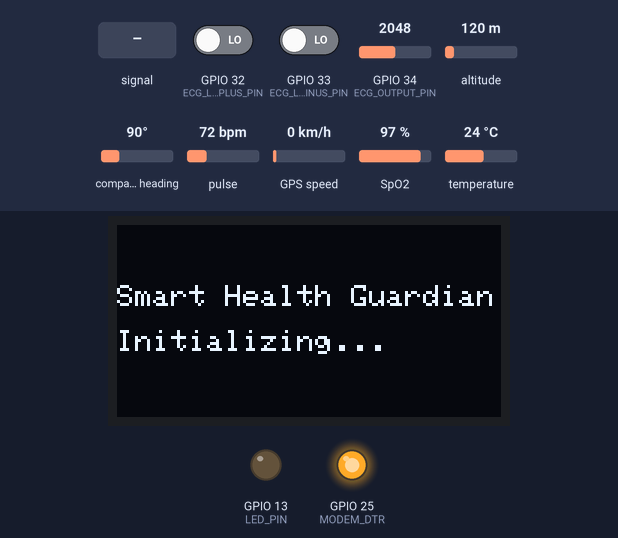
Recording of a sketch running on a simulated ESP32. Shown: 128×64 one-colour display, output pins drawn as LEDs (lit = HIGH). Inputs (shaded band) come from the test bench; at power-on: GPIO 34 (ECG_OUTPUT_PIN) = 2048, GPIO 32 (ECG_LO_PLUS_PIN) LOW, GPIO 33 (ECG_LO_MINUS_PIN) LOW, altitude 120 m, compass heading 90°, pulse 72 bpm, GPS speed 0 km/h, SpO2 97 %, temperature 24 °C. WiFi joins after 1.5 s; servers stay silent unless stated; uploads are accepted with an empty reply; random numbers use the default seed unless the sketch sets one; the GPS gets a fix after 3 s at 37.7749, -122.4194 with 8 satellites; pins used as bus, display or sensor lines are not drawn; what the sketch prints to the serial monitor is not drawn.

Above: at 3.2 s.
At 9.08 s:
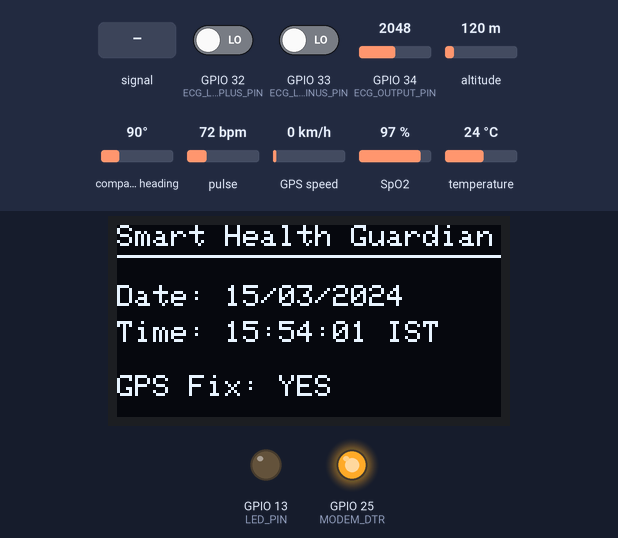
9.7 s: GPIO 34 (ECG_OUTPUT_PIN) fed a 200 Hz sine of ±1842 counts around its level
At 15.9 s:
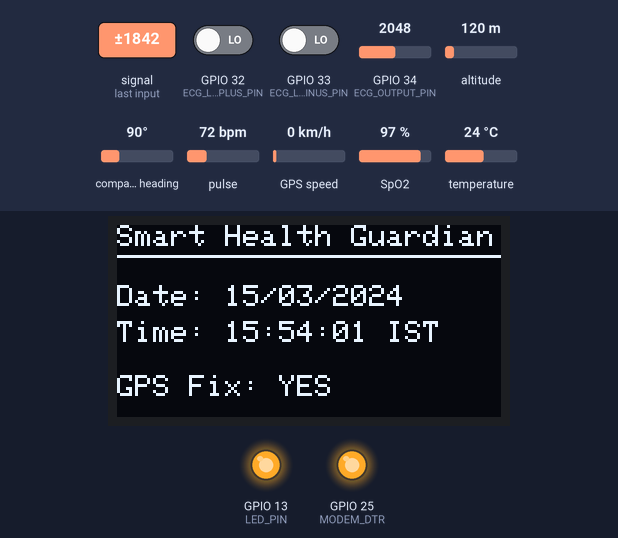
17.1 s: GPIO 34 (ECG_OUTPUT_PIN) set to 122
30.0 s: GPIO 32 (ECG_LO_PLUS_PIN) driven HIGH
Timing chart, 0 to 46.6 s (numbered marks = the images above; inputs shaded):
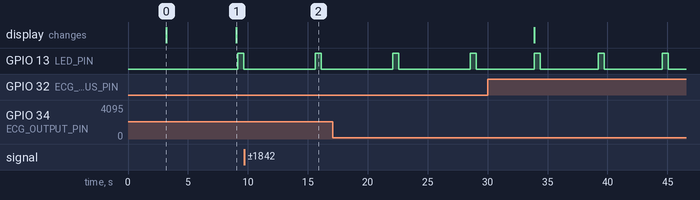

The sketch:

PDF_Genration.ino
```cpp
#include "HardwareSerial.h"
#include <WiFi.h>
#include <HTTPClient.h>  // Sends HTTP requests (POST/GET) to Flask backend
#include <Wire.h>

#include "NEO6M.h"
#include <TinyGPS++.h>
#include "SIM800L.h"

#include "max30102.h"
#include "ad8232.h"
#include "OLED.h"

#define LED_PIN 13

// Holds latest processed sensor data
MAX30102 max30102_RawData;
AD8232 ad8232_RawData;
// NEO6M and SIM800L inter
NEO6M loc_data;
SIM800L value;

const char* ssid = "suman";
const char* password = "12345678";
const char* serverURL = "https://smart-health-api-m32s.onrender.com/upload";  // cloud Flask API endpoint (Render URL), ESP32 sends sensor data to this URL using HTTP POST.
// https://smart-health-api-m32s.onrender.com/download/P35515
//===== Patient ID Generator Function =======
String generatePatientID() {
  uint32_t randNum = esp_random() % 100000;  // 0–99999
  return "P" + String(randNum);
}
unsigned long lastPost = 0;
const unsigned long POST_INTERVAL = 2000;

void setup() {
  pinMode(LED_PIN, OUTPUT);

  Serial.begin(115200);
  WiFi.begin(ssid, password);
  while (WiFi.status() != WL_CONNECTED) {
    delay(500);
    Serial.print("!");
  }
  Wire.begin(21, 22);   // SDA, SCL — match your OLED wiring
  Serial.println("Scanning I2C bus...");
  for (byte addr = 1; addr < 127; addr++) {
    Wire.beginTransmission(addr);
    if (Wire.endTransmission() == 0) {
      Serial.print("Found device at 0x");
      Serial.println(addr, HEX);
    }
  }

  setupMAX30102();
  delay(100);
  setup_ad8232();
  delay(100);
  neo6m_setup();
  delay(100);
  sim800l_setup();
  delay(100);
  oled_setup();
}

void loop() {
  // ---- 1. Always update both sensors independently ----
  updateMAX30102(max30102_RawData);
  update_ad8232(&ad8232_RawData);

  neo6m_work(loc_data);
  delay(200);
  oled_work(loc_data);


  if (max30102_RawData.valid) {
    Serial.println("Finger DETECTED!");
    Serial.printf("HR=%d  SpO2=%d temp=%.2f\n",
                  max30102_RawData.heartRate,
                  max30102_RawData.spo2, max30102_RawData.temperature);
  } else {
    Serial.println("Finger not detected");
  }

  if (ad8232_RawData.valid) {
    Serial.println(ad8232_RawData.ecgJsonData);
  } else {
    Serial.println("Electrode are not attached in your body");
  }


  // ----  Timed cloud upload ----
  if ( millis() - lastPost > POST_INTERVAL) {
    lastPost = millis();

    // NEO6M and SIM800L WORKING------------------
        // printGPSData();
    if (loc_data.loc_valid) {           // only try sending if GPS fix is valid
      sim800l_work(value, loc_data);

      SerialMon.print("Sending SMS to ");
      SerialMon.println(ADMIN_NUMBER);
      SerialMon.println(value.valid);
      SerialMon.println(value.sms);
      if (value.valid) {
        SerialMon.println("SMS sent successfully!");
        digitalWrite(LED_PIN, HIGH);
        delay(500);
        digitalWrite(LED_PIN, LOW);
        delay(500);
      } else {
        SerialMon.println("SMS failed to send.");
      }
    } else {
      SerialMon.println("Skipping SMS: no valid GPS fix yet.");
    }
    // -------------------------------------------

    // Helth data will upload on server ------------------
    if(WiFi.status() == WL_CONNECTED){


      //Check if at least one sensor has valid data
      if (!(max30102_RawData.valid || ad8232_RawData.valid)) {
        Serial.println("No valid sensor data. Skipping upload.");
        return;  //Do not send anything
      }


      String patient_id = generatePatientID();

      HTTPClient http;
      http.begin(serverURL);
      http.addHeader("Content-Type", "application/json");

      // Build JSON safely
      String json = "{";
      json += "\"patient_id\":\"" + patient_id + "\",";

      json += "\"heartrate\":";
      json += max30102_RawData.valid ? String(max30102_RawData.heartRate) : "null";
      json += ",";

      json += "\"spo2\":";
      json += max30102_RawData.valid ? String(max30102_RawData.spo2) : "null";
      json += ",";

      json += "\"temperature\":";
      json += max30102_RawData.valid ? String(max30102_RawData.temperature) : "null";
      json += ",";

      json += "\"ecg\":";
      json += ad8232_RawData.valid ? ad8232_RawData.ecgJsonData : "\"\"";

      json += "}";

      int responseCode = http.POST(json);
      Serial.printf("HTTP Response: %d\n", responseCode);

      http.end();
    }
   // -------------------------------------------

  }
}
```

NEO6M.cpp
```cpp
#include "NEO6M.h"

TinyGPSPlus gps;
HardwareSerial gpsSerial(2);

// ══════════════════════════════════════════════════════════
void neo6m_setup() {
  // Start GPS serial
  gpsSerial.begin(GPS_BAUD, SERIAL_8N1, GPS_RX_PIN, GPS_TX_PIN);

  // Splash screen
  Serial.println(F("============================================"));
  Serial.println(F("   ESP32 + NEO-6M GPS  |  Serial Monitor   "));
  Serial.println(F("============================================"));
}

// ══════════════════════════════════════════════════════════
void neo6m_work(NEO6M &data) {
  // Feed all available GPS bytes into the parser
  while (gpsSerial.available() > 0) {
    gps.encode(gpsSerial.read());
  }

  // Check for no-data timeout (wiring problem warning)
  if (millis() > 5000 && gps.charsProcessed() < 10) {
    Serial.println(F("⚠  WARNING: No data from GPS module."));
    Serial.println(F("   Check wiring: NEO-6M TX → ESP32 GPIO 16"));
    delay(500);
    return;
  }
  data.loc_valid = gps.location.isValid();
  data.alt_valid = gps.altitude.isValid();
  data.date_valid = gps.date.isValid();
  data.time_valid = gps.time.isValid();
  data.sat_valid = gps.satellites.isValid();

  data.Location_lat = gps.location.lat();
  data.Location_long = gps.location.lng();
  data.Altitude = gps.altitude.meters();
  data.Satellites = gps.satellites.value();

  data.day = gps.date.day();
  data.month = gps.date.month();
  data.year = gps.date.year();
  data.hour = gps.time.hour();
  data.minute = gps.time.minute();
  data.second = gps.time.second();

  // Convert UTC to IST (+5:30)
  data.minute += 30;
  if (data.minute >= 60) {
    data.minute -= 60;
    data.hour += 1;
  }

  data.hour += 5;
  if (data.hour >= 24) {
    data.hour -= 24;
    data.day += 1;   // simple day rollover (see note below)
  }
}
```

NEO6M.h
```cpp
#ifndef NEO6M_H
#define NEO6M_H

#include <TinyGPS++.h>
#include <HardwareSerial.h>

// ── GPS UART Configuration ─────────────────────────────────
#define GPS_BAUD    9600
#define GPS_RX_PIN  26      // ESP32 GPIO connected to NEO-6M TX
#define GPS_TX_PIN  27      // ESP32 GPIO connected to NEO-6M RX (optional)

// ── Serial Monitor Baud Rate ───────────────────────────────
#define MONITOR_BAUD  115200

// ── Objects ───────────────────────────────────────────────
extern TinyGPSPlus   gps;                           // GPS parser object
extern HardwareSerial gpsSerial;

struct SIM800L;   // forward declaration — just says "this struct exists somewhere"

struct NEO6M {
  float Location_lat, Location_long ;
  float Altitude;
  int Satellites;

  int day ;
  int month ;
  int year ;
  int hour ;
  int minute ;
  int second ;

  bool loc_valid;
  bool alt_valid;
  bool date_valid;
  bool time_valid;
  bool sat_valid;
};

void neo6m_setup();
void neo6m_work(NEO6M &data);

void buildLocationSMS(SIM800L &SIM_data, NEO6M &data);

#endif
```

OLED.cpp
```cpp
#include "OLED.h"
#include "NEO6M.h"

Adafruit_SSD1306 display(SCREEN_WIDTH, SCREEN_HEIGHT, &Wire, OLED_RESET);
// ══════════════════════════════════════════════════════════
void oled_setup() {
  Wire.begin(OLED_SDA_PIN, OLED_SCL_PIN);

  if (!display.begin(SSD1306_SWITCHCAPVCC, OLED_ADDR)) {
    Serial.println(F("⚠ OLED init failed! Check wiring/address (tried 0x3C)."));
    while (true);
  }

  display.clearDisplay();
  display.setTextColor(SSD1306_WHITE);

  // Splash screen
  display.setTextSize(1);
  display.setCursor(0, 20);
  display.println(F(PROJECT_NAME));
  display.setCursor(0, 35);
  display.println(F("Initializing..."));
  display.display();
  delay(500);
}

// ══════════════════════════════════════════════════════════
void oled_work(NEO6M &data) {
  display.clearDisplay();

  // ── Project name (top, bold-ish via size 1 + underline) ──
  display.setTextSize(1);
  display.setCursor(0, 0);
  display.println(F(PROJECT_NAME));
  display.drawLine(0, 10, SCREEN_WIDTH - 1, 10, SSD1306_WHITE);

  // ── Date ──────────────────────────────────────────────────
  display.setTextSize(1);
  display.setCursor(0, 20);
  display.print(F("Date: "));
  if (data.date_valid) {
    char dateBuf[12];
    sprintf(dateBuf, "%02d/%02d/%04d", data.day, data.month, data.year);
    display.println(dateBuf);
  } else {
    display.println(F("--/--/----"));
  }

  // ── Time ──────────────────────────────────────────────────
  display.setCursor(0, 32);
  display.print(F("Time: "));
  if (data.time_valid) {
    char timeBuf[10];
    sprintf(timeBuf, "%02d:%02d:%02d", data.hour, data.minute);
    display.println(timeBuf);
    display.setCursor(90, 32);
    display.print(F("IST"));
  } else {
    display.println(F("--:--:--"));
  }

  // ── GPS fix status (handy at a glance) ───────────────────
  display.setCursor(0, 50);
  display.print(F("GPS Fix: "));
  display.println(data.loc_valid ? F("YES") : F("NO"));

  display.display();
}
```

OLED.h
```cpp
#ifndef OLED_H
#define OLED_H

#include <Wire.h>
#include <Adafruit_GFX.h>
#include <Adafruit_SSD1306.h>

// ── OLED Configuration ─────────────────────────────────────
#define SCREEN_WIDTH   128
#define SCREEN_HEIGHT  64
#define OLED_RESET     -1     // No dedicated reset pin
#define OLED_ADDR      0x3C   // Most common I2C address (some boards use 0x3D)

// ESP32 default I2C pins (change if you're using different ones)
#define OLED_SDA_PIN   21
#define OLED_SCL_PIN   22

#define PROJECT_NAME   "Smart Health Guardian"

extern Adafruit_SSD1306 display;
extern bool oled_ready;   // true only if display.begin() succeeded

struct NEO6M;   // forward declaration (avoids needing NEO6M.h here)

void oled_setup();
void oled_work(NEO6M &data);

#endif
```

SIM800L.cpp
```cpp
#include "esp32-hal-gpio.h"
#define TINY_GSM_MODEM_SIM800
#include <TinyGsmClient.h>
#include "SIM800L.h"
#include "NEO6M.h"

// Set up the modem and debug streams
#ifdef DUMP_AT_COMMANDS
  #include <StreamDebugger.h>
  StreamDebugger debugger(SerialAT, SerialMon);
  TinyGsm modem(debugger);
#else
  TinyGsm modem(SerialAT);
#endif

TinyGsmClient client(modem);

void sim800l_setup() {
  // Initialize Modem Pins
  pinMode(MODEM_RST, OUTPUT);
  digitalWrite(MODEM_RST, LOW);
  delay(100);
  digitalWrite(MODEM_RST, HIGH);
  delay(100);

  pinMode(MODEM_DTR, OUTPUT);
  digitalWrite(MODEM_DTR, HIGH);
  pinMode(MODEM_RING, INPUT);

  SerialMon.println("Wait ...");

  // Initialize Serial communication with SIM800L
  SerialAT.begin(9600, SERIAL_8N1, MODEM_RX, MODEM_TX);
  delay(300);

  // Restart and Initialize Modem
  SerialMon.println("Initializing modem ...");
  modem.restart();
  delay(500);
  modem.init();

  // Unlock SIM if needed
  if (strlen(GSM_PIN) > 0 && modem.getSimStatus() != 3) {
    modem.simUnlock(GSM_PIN);
  }

  // Print Modem Info
  String modemInfo = modem.getModemInfo();
  SerialMon.print("Modem Info: ");
  SerialMon.println(modemInfo);
  delay(100);
  SerialMon.println(modem.getSignalQuality()); // should be >5 ideally, 99 = unknown/no signal

  // Connect to Network
  SerialMon.print("Waiting for network...");
  if (!modem.waitForNetwork()) {
    SerialMon.println(" fail");
    delay(300);
    return;
  }
  SerialMon.println(" success");

  if (modem.isNetworkConnected()) {
    SerialMon.println("Network connected");
  }

  // Print Network Details
  String imei = modem.getIMEI();
  SerialMon.print("IMEI: ");
  SerialMon.println(imei);

  String operatorName = modem.getOperator();
  SerialMon.print("Operator: ");
  SerialMon.println(operatorName);

  int signalQuality = modem.getSignalQuality();
  SerialMon.print("Signal Quality (0-31): ");
  SerialMon.println(signalQuality);

  // Set SMS mode to Text Mode
  modem.sendAT("+CMGF=1");
  delay(100);

  SerialMon.println("Setup complete. Will send SMS every 2 minute...");
}

void buildLocationSMS(SIM800L &SIM_data, NEO6M &data) {
  SIM_data.sms = "Location Alert!\n";
  SIM_data.sms += "Time: " + String(data.hour) + ":" + String(data.minute) + ":" + String(data.second) + " IST\n";
  SIM_data.sms += "Date: " + String(data.day) + "/" + String(data.month) + "/" + String(data.year) + "\n";
  SIM_data.sms += "Location: https://maps.google.com/?q=" + String(data.Location_lat, 6) + "," + String(data.Location_long, 6);
}

void sim800l_work(SIM800L &SIM_data, NEO6M &data) {
  buildLocationSMS(SIM_data, data);
  SIM_data.valid = modem.sendSMS(ADMIN_NUMBER, SIM_data.sms);
}
```

SIM800L.h
```cpp
#ifndef SIM800L_H
#define SIM800L_H

#include "WString.h"

// #define ADMIN_NUMBER "+918535877458"
#define ADMIN_NUMBER "+918293711966"
// #define ADMIN_NUMBER "+918348594685"


// SIM Card PIN (Leave empty if your SIM doesn't have a PIN)
#define GSM_PIN ""

// APN Settings (Check your mobile carrier's website)
const char apn[] = "airtelgprs.com";

// const char apn[] = "internet";
const char gprsUser[] = "";
const char gprsPass[] = "";

// ==========================================
// PIN DEFINITIONS (ESP32 <-> SIM800L)
// ==========================================
#define MODEM_TX 17     // mandatory pin
#define MODEM_RX 16     // mandatory pin
#define MODEM_RST 14
#define MODEM_DTR 25
#define MODEM_RING 35

// Serial Debugger Settings
#define SerialMon Serial
#define SerialAT Serial1
#define TINY_GSM_DEBUG SerialMon

struct NEO6M;   // forward declaration

struct SIM800L {
  String sms;
  bool valid;
};
void sim800l_setup();
void sim800l_work(SIM800L &SIM_data, NEO6M &data);

#endif
```

ad8232.cpp
```cpp
#include "esp32-hal-gpio.h"
#include "HardwareSerial.h"
#include "ad8232.h"
// Define the pins connected to the AD8232 ECG sensor
#define ECG_OUTPUT_PIN 34  // VP pin on ESP32 (ADC1_CH0)
#define ECG_LO_PLUS_PIN 32
#define ECG_LO_MINUS_PIN 33

#define SAMPLE_COUNT 250
static uint16_t ecgData[SAMPLE_COUNT];

void setup_ad8232() {
  pinMode(ECG_LO_PLUS_PIN, INPUT);
  pinMode(ECG_LO_MINUS_PIN, INPUT);
  analogSetPinAttenuation(ECG_OUTPUT_PIN, ADC_11db);
}

void update_ad8232(AD8232 *data) {
  if ((digitalRead(ECG_LO_PLUS_PIN)) || (digitalRead(ECG_LO_MINUS_PIN))) {
    strcpy(data->ecgJsonData, "!leads_off");
    data->valid = false;
    return;
  }

  // ---- Sample ECG ----
  for (int i = 0; i < SAMPLE_COUNT; i++) {  // filtered read
    ecgData[i] = analogRead(ECG_OUTPUT_PIN);
    delayMicroseconds(4000);
    yield();  // feeds watchdog
  }
  // ---- Flatline Check ----
  bool allSame = true;
  uint16_t firstValue = ecgData[0];

  for (int i = 1; i < SAMPLE_COUNT; i++) {
    if (ecgData[i] != firstValue) {
      allSame = false;
      break;
    }
  }

  if (allSame && (firstValue == 0 || firstValue == 4095)) {
    strcpy(data->ecgJsonData, "!flatline");
    data->valid = false;
    return;
  } else {
    data->valid = true;
  }


  char *p = data->ecgJsonData;
  *p++ = '[';

  for (int i = 0; i < SAMPLE_COUNT; i++) {
    p += sprintf(p, "%d", ecgData[i]);
    if (i < SAMPLE_COUNT - 1) *p++ = ',';
  }

  *p++ = ']';
  *p = '\0';
}
```

ad8232.h
```cpp
#ifndef AD8232_SENSOR_H
#define AD8232_SENSOR_H

#define ECG_JSON_BUF_SIZE 2048

struct AD8232 {
  char ecgJsonData[ECG_JSON_BUF_SIZE];
  bool valid;  //ECG validity flag
};

void setup_ad8232();

void update_ad8232(AD8232 *data);
#endif
```

max30102.h
```cpp
#ifndef MAX30102_SENSOR_H
#define MAX30102_SENSOR_H

// Structure to hold "packet" of processed sensor data
struct MAX30102 {
  float redData;     // Raw RED LED value
  float irData;      // Raw IR LED value
  int heartRate;        // Calculated heart rate (BPM)
  int spo2;             // Calculated SpO2 (%)
  bool valid;           // True if HR & SpO2 are valid
  float temperature;
};

// Initializes I2C and configures MAX30102 registers
void setupMAX30102();

// Reads ONE sample, updates buffers,
// and periodically computes HR & SpO2
// Returns true only when new valid data is ready
bool updateMAX30102(MAX30102 &data);

#endif
```

Source omitted: max30102.cpp (3723 bytes)

Measured:
- by itself, GPIO 13 (LED_PIN): alternates HIGH for 0.50 s and LOW for 4.8 s
- what the display in image 0 shows lasts 5.8 s, from 3.2 s to 9.0 s
